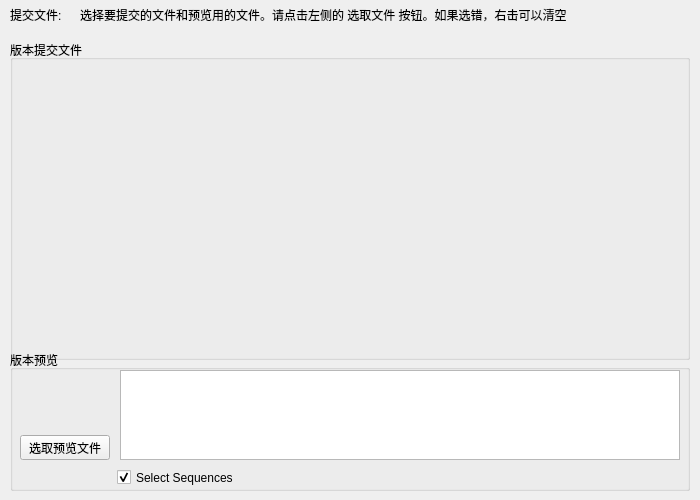
<?xml version="1.0" encoding="UTF-8"?>
<ui version="4.0">
 <class>Form</class>
 <widget class="QWidget" name="Form">
  <property name="geometry">
   <rect>
    <x>0</x>
    <y>0</y>
    <width>700</width>
    <height>500</height>
   </rect>
  </property>
  <property name="windowTitle">
   <string>Form</string>
  </property>
  <widget class="QLabel" name="label_description">
   <property name="geometry">
    <rect>
     <x>80</x>
     <y>0</y>
     <width>610</width>
     <height>30</height>
    </rect>
   </property>
   <property name="text">
    <string>&lt;html&gt;&lt;head/&gt;&lt;body&gt;&lt;p&gt;选择要提交的文件和预览用的文件。请点击左侧的 选取文件 按钮。如果选错，右击可以清空&lt;/p&gt;&lt;/body&gt;&lt;/html&gt;</string>
   </property>
  </widget>
  <widget class="QLabel" name="label_title">
   <property name="geometry">
    <rect>
     <x>10</x>
     <y>0</y>
     <width>70</width>
     <height>30</height>
    </rect>
   </property>
   <property name="text">
    <string>提交文件:</string>
   </property>
  </widget>
  <widget class="QGroupBox" name="groupBox_preview_files">
   <property name="geometry">
    <rect>
     <x>10</x>
     <y>350</y>
     <width>680</width>
     <height>141</height>
    </rect>
   </property>
   <property name="title">
    <string>版本预览</string>
   </property>
   <widget class="ThumbnailWidget" name="thumbnail_widget" native="true">
    <property name="geometry">
     <rect>
      <x>10</x>
      <y>20</y>
      <width>90</width>
      <height>60</height>
     </rect>
    </property>
    <property name="minimumSize">
     <size>
      <width>0</width>
      <height>0</height>
     </size>
    </property>
    <property name="maximumSize">
     <size>
      <width>16777215</width>
      <height>16777215</height>
     </size>
    </property>
    <property name="focusPolicy">
     <enum>Qt::NoFocus</enum>
    </property>
    <property name="styleSheet">
     <string notr="true"/>
    </property>
   </widget>
   <widget class="QPushButton" name="pushButton_pick_preview">
    <property name="geometry">
     <rect>
      <x>10</x>
      <y>85</y>
      <width>90</width>
      <height>25</height>
     </rect>
    </property>
    <property name="text">
     <string>选取预览文件</string>
    </property>
   </widget>
   <widget class="FileListWidget" name="listWidget_preview">
    <property name="geometry">
     <rect>
      <x>110</x>
      <y>20</y>
      <width>560</width>
      <height>90</height>
     </rect>
    </property>
    <property name="selectionMode">
     <enum>QAbstractItemView::ExtendedSelection</enum>
    </property>
   </widget>
   <widget class="QCheckBox" name="checkBox_expand_preview">
    <property name="geometry">
     <rect>
      <x>107</x>
      <y>117</y>
      <width>151</width>
      <height>21</height>
     </rect>
    </property>
    <property name="text">
     <string>Select Sequences</string>
    </property>
    <property name="checked">
     <bool>true</bool>
    </property>
   </widget>
  </widget>
  <widget class="QGroupBox" name="groupBox_publish_files">
   <property name="geometry">
    <rect>
     <x>10</x>
     <y>40</y>
     <width>680</width>
     <height>320</height>
    </rect>
   </property>
   <property name="title">
    <string>版本提交文件</string>
   </property>
  </widget>
 </widget>
 <customwidgets>
  <customwidget>
   <class>ThumbnailWidget</class>
   <extends>QWidget</extends>
   <header>..proc.snapshot_form</header>
   <container>1</container>
  </customwidget>
  <customwidget>
   <class>FileListWidget</class>
   <extends>QListWidget</extends>
   <header>..proc.file_list_widget</header>
  </customwidget>
 </customwidgets>
 <resources/>
 <connections/>
</ui>
